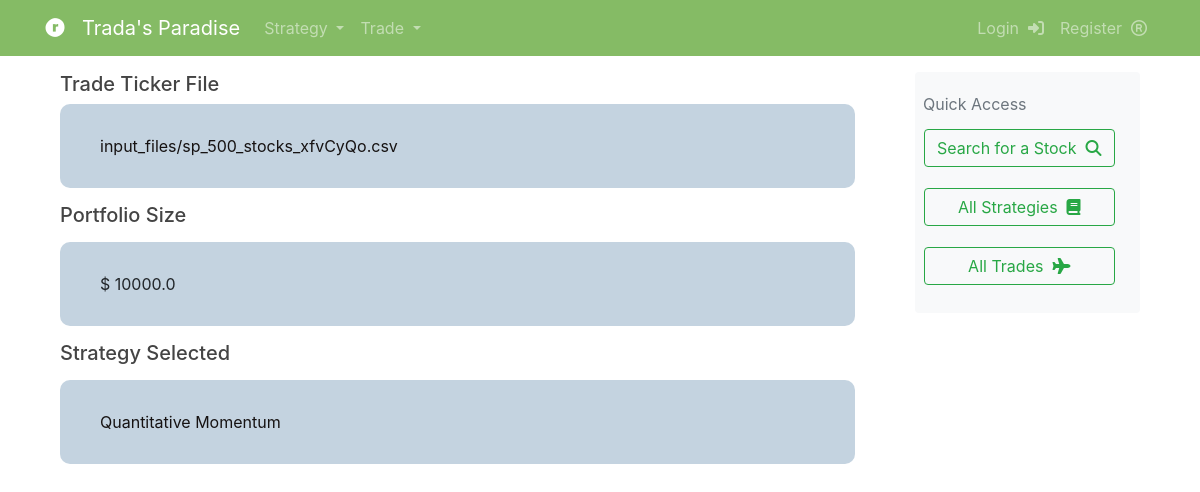
Screenshot of /trade/9/ with the database file from the repository.
### strategies/models.py (models this page shows, shortened)
class Trade(models.Model):
    tickers = models.FileField(upload_to="input_files/", validators=[FileExtensionValidator(allowed_extensions=['csv'])])
    portfolio_size = models.FloatField()
    trading_strategy = models.ForeignKey(Strategy, on_delete=models.CASCADE)

class Strategy(models.Model):
    name = models.CharField(max_length=255, unique=True)
    description = models.CharField(max_length=255)
    script = models.FileField(upload_to="strategy_scripts/", validators=[FileExtensionValidator(allowed_extensions=['py'])])

### strategies/views.py (the view)
# urls.py: path('trade/<int:pk>/', TradeDetailView.as_view(), name='trade-detail'),
class TradeDetailView(DetailView):
    model = Trade
    def get_context_data(self, **kwargs):
        context = super(TradeDetailView, self).get_context_data(**kwargs)
        context["strategies"] = get_all_strategies()
        return context

### strategies/helper.py (called while the page is built)
def get_all_strategies():
    result = []
    for strategy in Strategy.objects.order_by("name"):
        result.append(strategy)
    return result

### strategies/templates/strategies/trade_detail.html (shortened to what this page needs)
{% extends "strategies/base.html" %}
{% block content %}
<div class="container">
    <div class="row">
        <div class="col-md-12">
            <h5>Trade Ticker File</h5>
            <div class="project-info-box mt-0">
                <a class = "mb-0" href="{% url 'download-ticker' trade.id %}" download="tickers.csv" target="_blank">
                    <p class="mb-0" style="color: rgb(22, 18, 18)">{{trade.tickers}}</p>
                </a>
            </div>
            <h5>Portfolio Size</h5>
            <div class="project-info-box">
                <p class="mb-0">$ {{trade.portfolio_size}}</p>
            </div>
            <h5>Strategy Selected</h5>
            <div class="project-info-box">
                <a class = "mb-0" href="{% url 'strategy-detail' trade.trading_strategy.id %}">
                    <p class="mb-0" style="color: rgb(22, 18, 18)">{{trade.trading_strategy.name}}</p>
                </a>
            </div>
        </div>
    </div>
</div>
{% endblock content %}

### strategies/static/strategies/main.css (style rules this page uses)
h1, h2, h3, h4, h5, h6 { color: #444444; }
.project-info-box { margin: 15px 0; background-color: #c4d3e0; padding: 30px 40px; border-radius: 10px; border-width: medium; border-color: #85bb65; }
.project-info-box p { margin-bottom: 15px; padding-bottom: 15px; border-bottom: 1px solid #d5dadb; }
.project-info-box p:last-child { margin-bottom: 0; padding-bottom: 0; border-bottom: none; }

### rows the page displays
Trade: tickers "input_files/sp_500_stocks_xfvCyQo.csv", portfolio_size "10000.0", trading_strategy.name "Quantitative Momentum"
